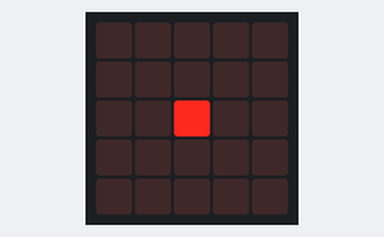
Recording of a program running on a simulated BBC micro:bit running MicroPython. On the bench: the board's 5×5 LED display. Dim RGB values are drawn brighter than linear. At 0.8 s the program stops and its outputs stay as they are.

Above: at 0.01 s.
At 0.73 s:
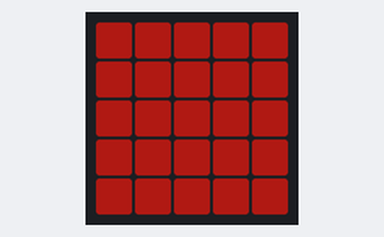

The program:

explosion.py
```python
from microbit import *

def show_explosion(start_x, start_y):
    # Displays explosion growing outward from coordinate start_x, start_y
    display.set_pixel(start_x, start_y, 9)
    for blast_radius in range(8):
        for x in range(5):
            for y in range(5):
                if ((x - start_x)**2 + (y - start_y)**2)**0.5 <= blast_radius:
                    display.set_pixel(x, y, 9)
        blast_radius += 1
        sleep(50)
    for dim_val in range(8, 1, -1):
        for x in range(5):
            for y in range(5):
                display.set_pixel(x, y, dim_val)
        sleep(50)
    display.clear()

if __name__ == "__main__":
    show_explosion(2, 2)
```
